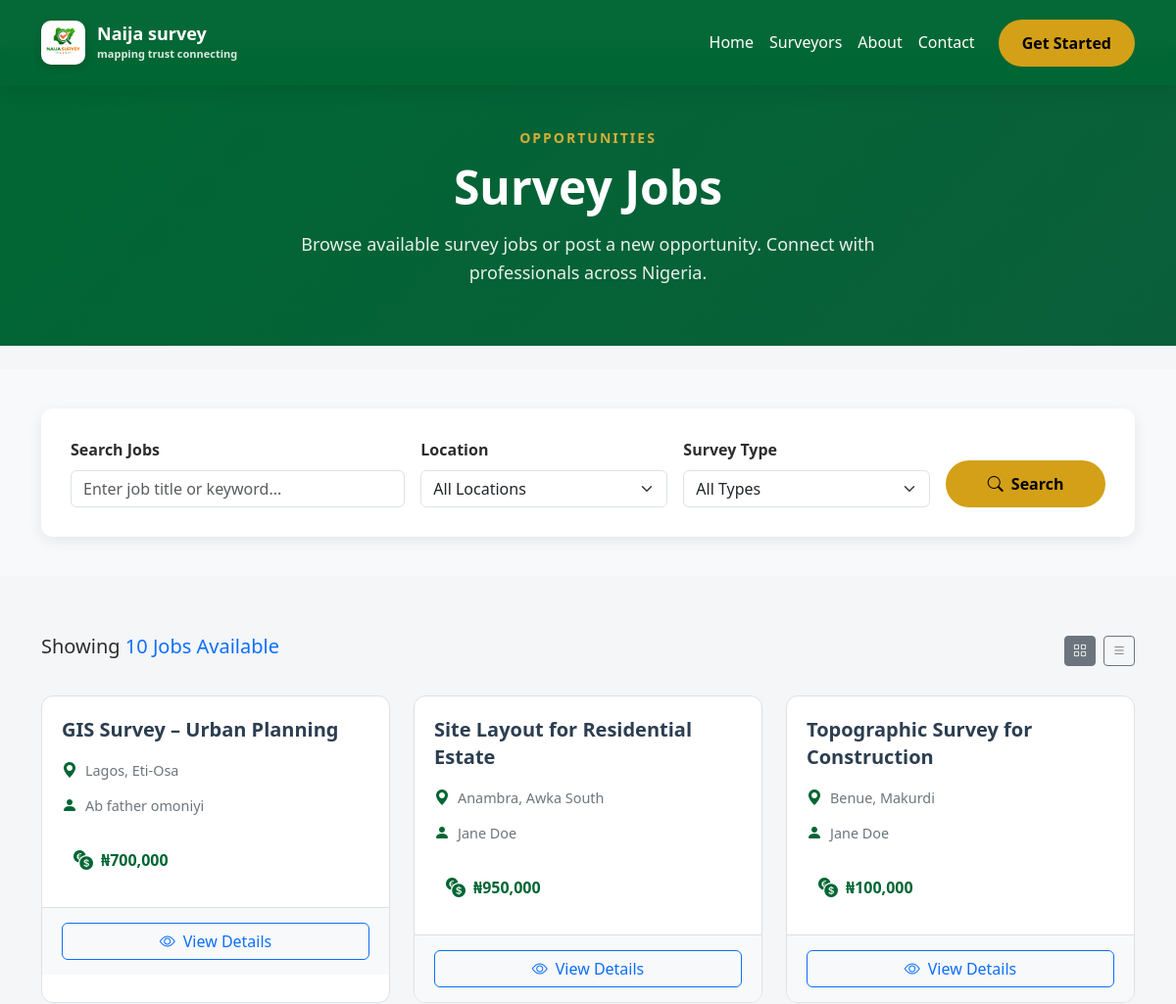
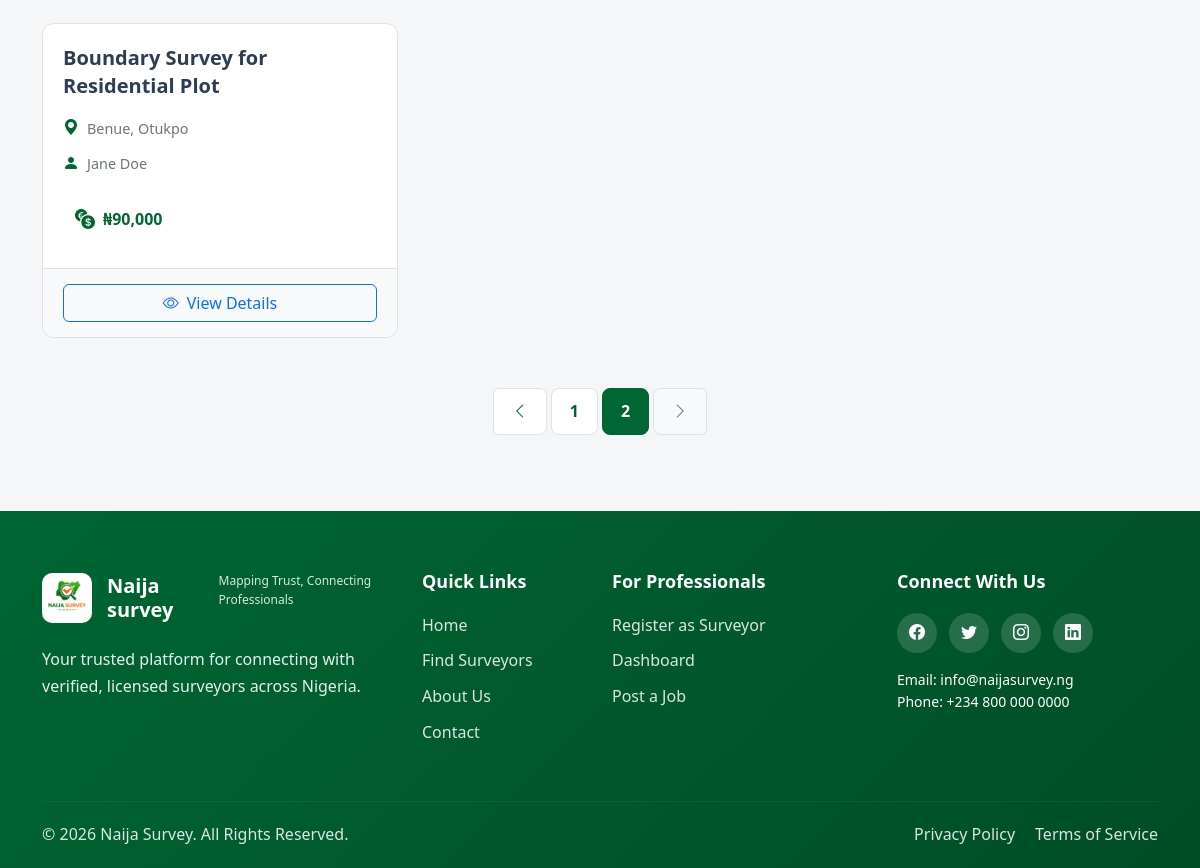
Screenshot of /jobs.php?page=2 with the database file from the repository (2 pictures, top to bottom).
### tables this page shows
CREATE TABLE IF NOT EXISTS `jobs` (
  `id` int NOT NULL AUTO_INCREMENT,
  `client_profile_id` int NOT NULL,
  `job_title` varchar(255) NOT NULL,
  `job_description` text NOT NULL,
  `proposed_budget` varchar(100) NOT NULL,
  `job_state` varchar(100) NOT NULL,
  `job_lga` varchar(100) NOT NULL,
  `job_address` text NOT NULL,
  `job_status` enum('available','taken','completed') NOT NULL DEFAULT 'available',
  `created_at` datetime NOT NULL DEFAULT CURRENT_TIMESTAMP,
  PRIMARY KEY (`id`),
  KEY `fk_jobs_client` (`client_profile_id`)
);

CREATE TABLE IF NOT EXISTS `clients_profile` (
  `id` int NOT NULL AUTO_INCREMENT,
  `account_id` int NOT NULL,
  `first_name` varchar(100) NOT NULL,
  `surname` varchar(100) NOT NULL,
  `other_names` varchar(100) DEFAULT NULL,
  `phone_number` varchar(20) NOT NULL,
  `whatsapp_number` varchar(20) NOT NULL,
  `bio` text NOT NULL,
  `state` varchar(100) NOT NULL,
  `lga` varchar(100) NOT NULL,
  `address` text NOT NULL,
  `profile_image` varchar(255) NOT NULL,
  `id_type` varchar(50) NOT NULL,
  `id_document` varchar(255) NOT NULL,
  `verification_status` enum('pending','verified','rejected') NOT NULL DEFAULT 'pending',
  `verified_at` datetime NOT NULL DEFAULT CURRENT_TIMESTAMP,
  `created_at` datetime NOT NULL DEFAULT CURRENT_TIMESTAMP,
  `updated_at` datetime NOT NULL DEFAULT CURRENT_TIMESTAMP ON UPDATE CURRENT_TIMESTAMP,
  PRIMARY KEY (`id`),
  KEY `fk_client_user` (`account_id`)
);

### models/Job.php (called while the page is built, shortened)
<?php
class Job {
   public function searchJobsPaginated($pdo, $filters, $limit, $offset) {
    $limit  = (int)$limit;
    $offset = (int)$offset;
    $sql = "SELECT j.*, c.first_name, c.surname
            FROM jobs j
            JOIN clients_profile c ON j.client_profile_id = c.id
            WHERE 1=1";
    $params = [];
    $sql .= " ORDER BY j.created_at DESC LIMIT $limit OFFSET $offset";
    $stmt = $pdo->prepare($sql);
    $stmt->execute($params);
    return $stmt->fetchAll(PDO::FETCH_ASSOC);
    }
    public function countJobs($pdo, $filters) {
    $sql = "SELECT COUNT(*) FROM jobs WHERE 1=1";
    $params = [];
    $stmt = $pdo->prepare($sql);
    $stmt->execute($params);
    return (int)$stmt->fetchColumn();
}
}

### jobs.php (the view, shortened to what this page needs)
<?php
require_once "config/db-connect.php";
require_once "models/Job.php";
$page = isset($_GET['page']) && is_numeric($_GET['page']) ? (int)$_GET['page'] : 1;
$limit = 6;
$offset = ($page - 1) * $limit;
$filters = [
    'q'        => $_GET['q'] ?? null,
    'location' => $_GET['location'] ?? null,
    'type'     => $_GET['type'] ?? null,
];
$jobsInstance = new Job();
$totalJobs = $jobsInstance->countJobs($pdo, $filters);
$totalPages = ceil($totalJobs / $limit);
$jobs = $jobsInstance->searchJobsPaginated(
    $pdo,
    $filters,
    $limit,
    $offset
);
?>
<!DOCTYPE html>
<html lang="en">
<head>
  <link href="https://cdn.jsdelivr.net/npm/bootstrap@5.3.2/dist/css/bootstrap.min.css" rel="stylesheet">
  <link rel="stylesheet" href="assets/css/style.css">
</head>
<body>
  <?php include "components/header.php"; ?>
  <section class="page-header-section mt-5 mb-4">
    <div class="container">
      <div class="row align-items-center">
        <div class="col-lg-8 mx-auto text-center">
          <span class="section-subtitle">Opportunities</span>
          <h1 class="page-header-title">Survey Jobs</h1>
          <p class="page-header-desc">Browse available survey jobs or post a new opportunity. Connect with professionals across Nigeria.</p>
        </div>
      </div>
    </div>
  </section>
  <section class="search-filter-section">
    <form method="GET" action="">
        <div class="container">
          <div class="search-filter-card">
            <div class="row g-3 align-items-end">
              <div class="col-lg-4 col-md-6">
                <label class="form-label fw-semibold">Search Jobs</label>
                <input type="text"  name="q" class="form-control" placeholder="Enter job title or keyword...">
              </div>
              <div class="col-lg-3 col-md-6">
                <label class="form-label fw-semibold">Location</label>
                <select  name="location" class="form-select">
                  <option value="">All Locations</option>
                </select>
              </div>
              <div class="col-lg-3 col-md-6">
                <label class="form-label fw-semibold">Survey Type</label>
                <select name="type" class="form-select">
                  <option value="">All Types</option>
                </select>
              </div>
              <div class="col-lg-2 col-md-6">
                <button type="submit" class="btn btn-gold w-100">
                  <i class="bi bi-search me-2"></i>Search
                </button>
              </div>
            </div>
          </div>
        </div>
    </form>
  </section>
  <section class="jobs-list-section">
    <div class="container">
      <div class="results-header">
        <h5>Showing <span class="text-primary"><?php echo $totalJobs; ?> Jobs Available</span></h5>
        <div class="view-toggle">
          <button class="btn btn-sm btn-outline-secondary active">
            <i class="bi bi-grid"></i>
          </button>
          <button class="btn btn-sm btn-outline-secondary">
            <i class="bi bi-list"></i>
          </button>
        </div>
      </div>
      <div class="row g-4">
        <?php if(empty($jobs)): ?>
          <div class="col-12">
            <div class="alert alert-info text-center">
              <i class="bi bi-info-circle me-2"></i>
              No jobs available at the moment. Check back later!
            </div>
          </div>
        <?php else: ?>
          <?php foreach($jobs as $job): ?>
            <?php
              $client_name = htmlspecialchars($job['first_name'] . ' ' . $job['surname']);
              $location = htmlspecialchars($job['job_state'] . ', ' . $job['job_lga']);
              $full_address = htmlspecialchars($job['job_state'] . ', ' . $job['job_lga'] . ' - ' . $job['job_address']);
              $created_date = date('d M Y', strtotime($job['created_at']));
            ?>
            <div class="col-lg-4 col-md-6">
              <div class="job-card">
                <div class="job-card-body">
                  <h5 class="job-title"><?php echo htmlspecialchars($job['job_title']); ?></h5>
                  <div class="job-meta">
                    <div class="meta-item">
                      <i class="bi bi-geo-alt-fill"></i>
                      <span><?php echo $location; ?></span>
                    </div>
                    <div class="meta-item">
                      <i class="bi bi-person-fill"></i>
                      <span><?php echo $client_name; ?></span>
                    </div>
                  </div>
                  <div class="job-budget">
                    <i class="bi bi-currency-exchange"></i>
                    <span>₦<?php echo number_format($job['proposed_budget']); ?></span>
                  </div>
                </div>
                <div class="job-card-footer">
                  <button class="btn btn-outline-primary w-100"
                      data-bs-toggle="modal"
                      data-bs-target="#jobDetailModal"
                      data-job-id="<?php echo $job['id']; ?>"
                      data-client-profile-id="<?php echo $job['client_profile_id']; ?>"
                      data-title="<?php echo htmlspecialchars($job['job_title']); ?>"
                      data-client="<?php echo $client_name; ?>"
                      data-location="<?php echo $full_address; ?>"
                      data-budget="₦<?php echo number_format($job['proposed_budget']); ?>"
                      data-date="<?php echo $created_date; ?>"
                      data-desc="<?php echo htmlspecialchars($job['job_description']); ?>">
                    <i class="bi bi-eye me-2"></i>View Details
                  </button>
                </div>
              </div>
            </div>
          <?php endforeach; ?>
        <?php endif; ?>
      </div>
      <?php if ($totalPages > 1): ?>
      <div class="pagination-wrapper">
        <nav>
          <ul class="pagination justify-content-center">
            <li class="page-item <?php echo $page <= 1 ? 'disabled' : ''; ?>">
              <a class="page-link" href="?page=<?php echo $page - 1; ?>">
                <i class="bi bi-chevron-left"></i>
              </a>
            </li>
            <?php for ($i = 1; $i <= $totalPages; $i++): ?>
              <li class="page-item <?php echo $i === $page ? 'active' : ''; ?>">
                <a class="page-link" href="?page=<?php echo $i; ?>">
                  <?php echo $i; ?>
                </a>
              </li>
            <?php endfor; ?>
            <li class="page-item <?php echo $page >= $totalPages ? 'disabled' : ''; ?>">
              <a class="page-link" href="?page=<?php echo $page + 1; ?>">
                <i class="bi bi-chevron-right"></i>
              </a>
            </li>
          </ul>
        </nav>
      </div>
      <?php endif; ?>
    </div>
  </section>
  <?php include "components/footer.php"; ?>
</body>
</html>

### rows the page displays
jobs: job_title "GIS Survey – Urban Planning", location "Lagos, Eti-Osa", client_profile.surname "Ab father omoniyi", proposed_budget "700,000"
jobs: job_title "Site Layout for Residential Estate", location "Anambra, Awka South", client_profile.surname "Jane Doe", proposed_budget "950,000"
jobs: job_title "Topographic Survey for Construction", location "Benue, Makurdi", client_profile.surname "Jane Doe", proposed_budget "100,000"
jobs: job_title "Boundary Survey for Residential Plot", location "Benue, Otukpo", client_profile.surname "Jane Doe", proposed_budget "90,000"

### other values shown
$totalJobs "10"
